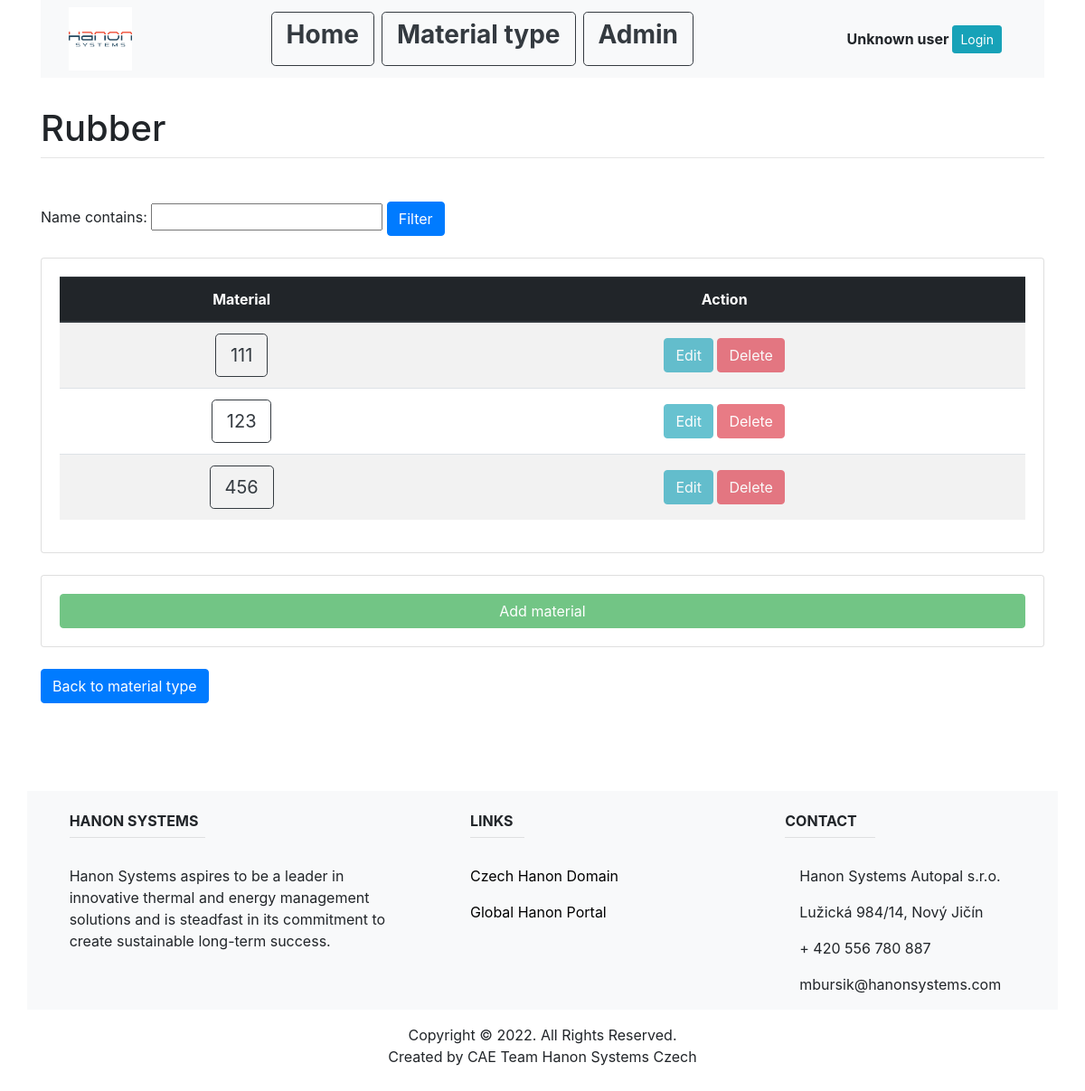
Page /material_type_list/rubber/7/ on the earlier database version.
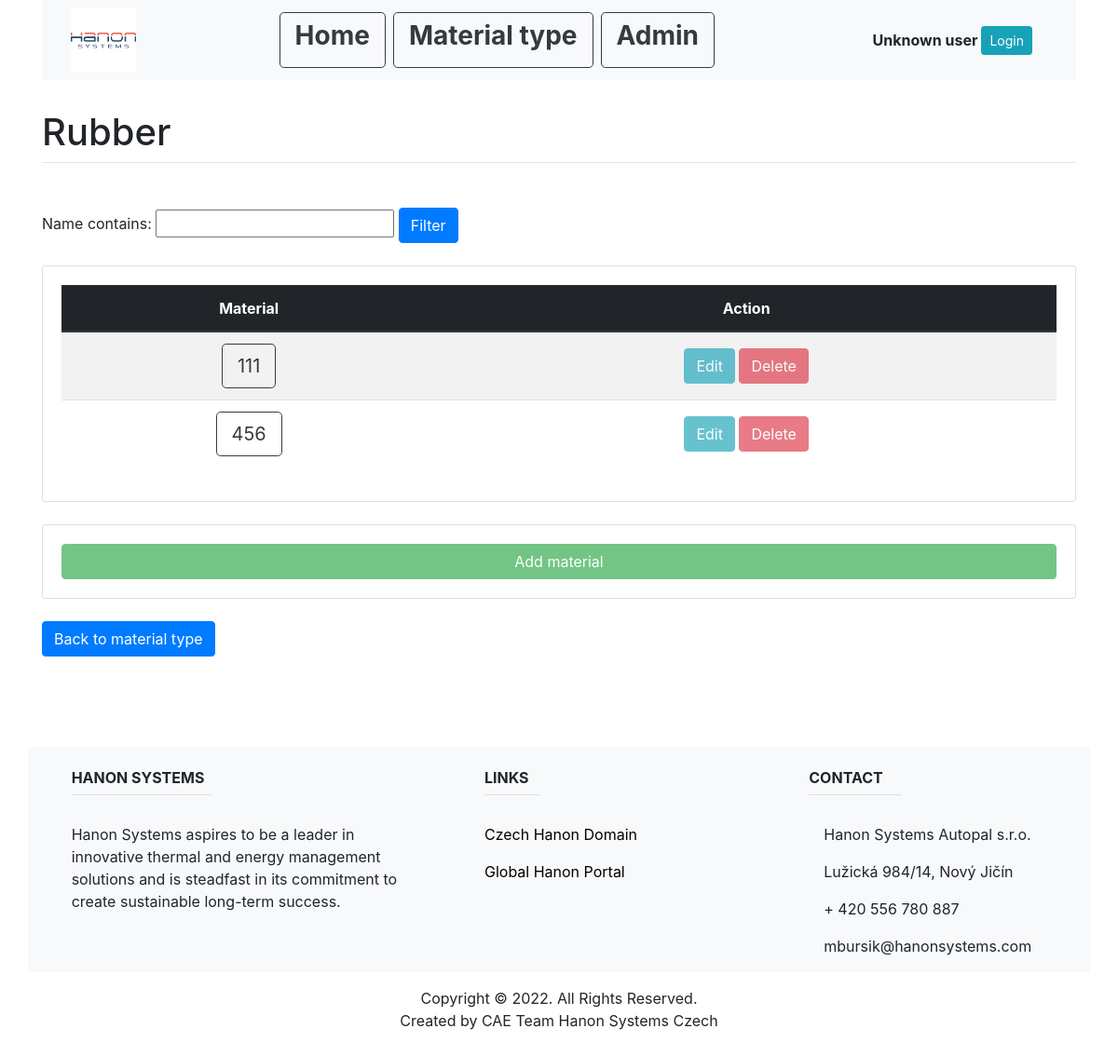
Same page on the later database version.
### main/models.py (models this page shows, shortened)
class Rubber(models.Model):
    name = models.CharField(max_length=200, unique=True)
    material_type_id = models.ForeignKey(MaterialType, on_delete=models.CASCADE)

### main/views.py (the view)
# urls.py: path('material_type_list/rubber/<int:material_type_id>/', views.rubber_list, name="rubber_list"),
def rubber_list(response, material_type_id):
    material_type = MaterialType.objects.get(pk=material_type_id)
    material_ls = Rubber.objects.filter(material_type_id=material_type_id)
    my_filter = MaterialFilter(response.GET, queryset=material_ls)
    material_ls = my_filter.qs
    return render(response, "main/rubber_list.html", {
        "material_ls": material_ls,
        "material_type": material_type,
        "my_filter": my_filter,
        })

### main/templates/main/rubber_list.html (shortened to what this page needs)
{% extends "main/base.html" %}
{% block content %}
<br>
<h1 class="mt-2">{{material_type.name}}</h1>
<hr class="mt-0 mb-4">
<br>
<div>
   <form method="get">
   {{my_filter.form}}
   <button class="btn btn-primary" type="submit">Filter</button>
   </form>
</div>
<br>
<div class="card card-body">
   <table class="table table-striped">
     <thead class="thead-dark">
     <tr>
         <th class="text-center align-middle" scope="col">Material</th>
         <th class="text-center align-middle" scope="col">Action</th>
     </tr>
     </thead>
     <tbody>
         {% for item in material_ls %}
         <tr>
             <td class="text-center align-middle">
                 <a class="btn btn-outline-dark btn-lg" href="" role="button">{{item.name}}</a>
             </td>
             {% if user.is_authenticated %}
             <td class="text-center align-middle">
               <a class="btn btn-info" href="">Edit</a>
               <a class="btn btn-danger" href="">Delete</a>
             </td>
             {% else %}
             <td class="text-center align-middle">
               <a class="btn btn-info disabled" href="">Edit</a>
               <a class="btn btn-danger disabled" href="">Delete</a>
             </td>
             {% endif %}
         </tr>
         {% empty %}
         <h2>Sorry no available data</h2>
         {% endfor %}
     </tbody>
   </table>
</div>
<br>
<div class="card card-body">
    {% if user.is_authenticated %}
    <a class="btn btn-success " href="">Add material</a>
    {% else %}
    <a class="btn btn-success disabled" href="">Add material</a>
    {% endif %}
</div>
<br>
<a class="btn btn-primary" href="/material_type_list" role="button">Back to material type</a>
{% endblock %}

Differences in the rows shown:
removed Rubber: name "123"
